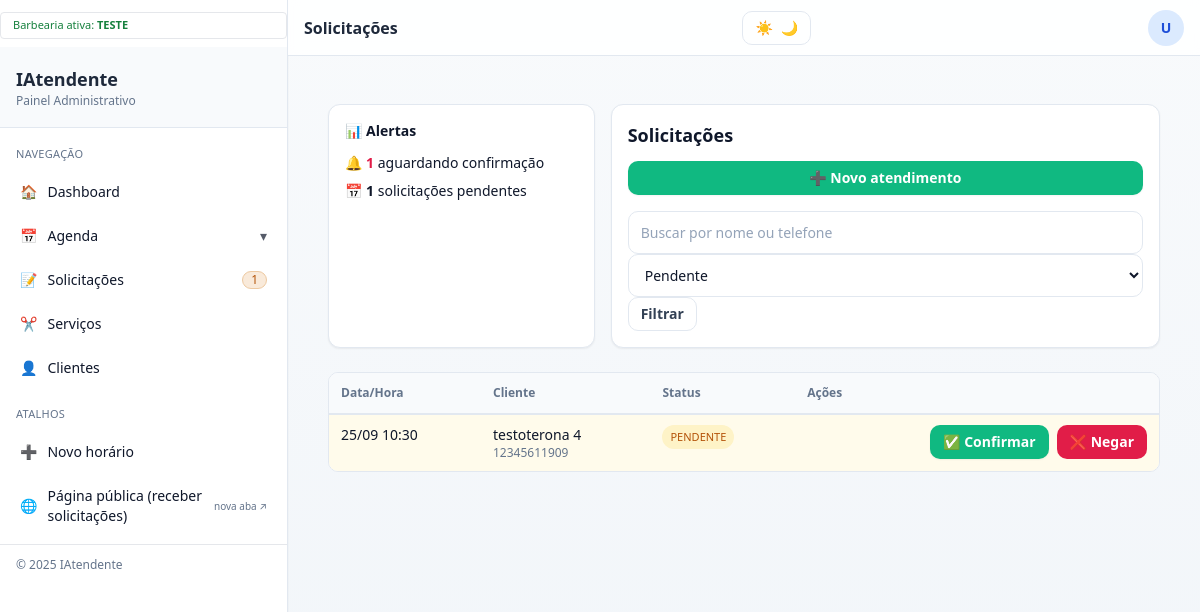
Before: /painel/solicitacoes/ (signed in) with the older database file.
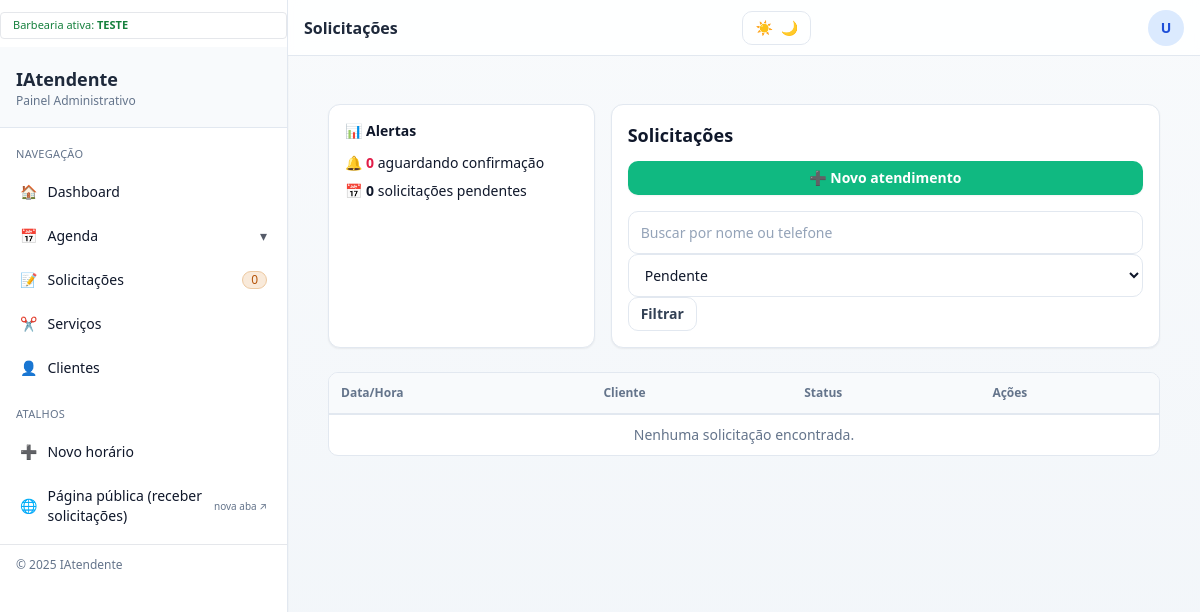
After: the same page with the newer database file.
### solicitacoes/models.py (models this page shows, shortened)
class Solicitacao(models.Model):
    shop = models.ForeignKey("barbearias.BarberShop", on_delete=models.CASCADE, related_name="solicitacoes")
    cliente = models.ForeignKey(
        "clientes.Cliente", on_delete=models.SET_NULL, null=True, blank=True, related_name="solicitacoes"
    )
    barbeiro = models.ForeignKey(
        settings.AUTH_USER_MODEL, on_delete=models.SET_NULL, null=True, blank=True, related_name="solicitacoes"
    )
    servico = models.ForeignKey(
        CatServico, on_delete=models.SET_NULL, null=True, blank=True, related_name="solicitacoes"
    )
    id_externo = models.CharField(max_length=128, null=True, blank=True, db_index=True)
    callback_url = models.URLField(null=True, blank=True)
    servico_nome = models.CharField(max_length=120, blank=True)
    preco_cotado = models.DecimalField(max_digits=8, decimal_places=2, null=True, blank=True)
    duracao_min_cotada = models.PositiveSmallIntegerField(null=True, blank=True)
    inicio = models.DateTimeField(null=True, blank=True)
    fim    = models.DateTimeField(null=True, blank=True)
    nome        = models.CharField(max_length=120, blank=True)
    telefone    = models.CharField(max_length=32, blank=True)
    observacoes = models.TextField(null=True, blank=True)
    status      = models.CharField(
        max_length=10, choices=SolicitacaoStatus.choices, default=SolicitacaoStatus.PENDENTE
    )
    criado_em  = models.DateTimeField(auto_now_add=True)
    updated_at = models.DateTimeField(auto_now=True)
    class Meta:
        ordering = ["-criado_em"]
        indexes = [
            models.Index(fields=["shop", "status", "criado_em"]),
            models.Index(fields=["shop", "telefone"]),
            models.Index(fields=["shop", "servico"]),
        ]
        constraints = [
            models.CheckConstraint(
                name="solic_confirmada_tem_inicio",
                check=~Q(status=SolicitacaoStatus.CONFIRMADA) | Q(inicio__isnull=False),
            ),
            models.UniqueConstraint(
                fields=["shop", "id_externo"],
                name="uniq_solicitacao_por_shop_idexterno",
                condition=~Q(id_externo__isnull=True) & ~Q(id_externo=""),
            ),
        ]
    @property
    def servico_label(self) -> str:
        if self.servico_id and getattr(self.servico, "nome", None):
            return self.servico.nome
        return self.servico_nome or "Serviço"

### painel/views.py (the view, shortened to what this page needs)
# urls.py: path("solicitacoes/", views.solicitacoes, name="solicitacoes"),
@login_required
def solicitacoes(request):
    shop = _get_shop_from_request(request)
    q = (request.GET.get("q") or "").strip()
    status_raw = request.GET.get("status")
    status_ = (status_raw or "").strip().upper()
    has_status_param = ("status" in request.GET)
    admin = is_shop_admin(request.user)
    def paginar(qs):
        return Paginator(qs, 20).get_page(request.GET.get("page"))
    map_ag = {
        "CONFIRMADA": StatusAgendamento.CONFIRMADO,
        "FINALIZADA": getattr(StatusAgendamento, "FINALIZADO", getattr(StatusAgendamento, "REALIZADO", None)),
        "REALIZADA":  getattr(StatusAgendamento, "REALIZADO", None),
        "NO_SHOW":    getattr(StatusAgendamento, "NO_SHOW", StatusAgendamento.CANCELADO),
        "CANCELADA":  getattr(StatusAgendamento, "NO_SHOW", StatusAgendamento.CANCELADO),
    }
    sq = (Solicitacao.objects
          .filter(shop=shop)
          .select_related("cliente", "servico")
          .order_by("-criado_em"))
    sq = scope_solicitacoes_qs(sq, request.user, admin, incluir_nao_atribuida=True)
    if q:
        sq = sq.filter(Q(nome__icontains=q) | Q(telefone__icontains=q))
    if has_status_param:
        if status_:
            sq = sq.filter(status=status_)
        selected_status = status_
    else:
        if SolicitacaoStatus:
            sq = sq.filter(status=SolicitacaoStatus.PENDENTE)
            selected_status = SolicitacaoStatus.PENDENTE
        else:
            selected_status = ""
    page_obj = paginar(sq)
    pendentes_count = 0
    if HAS_SOL and SolicitacaoStatus:
        pendentes_qs = scope_solicitacoes_qs(
            Solicitacao.objects.filter(shop=shop, status=SolicitacaoStatus.PENDENTE),
            request.user, admin, incluir_nao_atribuida=True
        )
        pendentes_count = pendentes_qs.count()
    return render(request, "painel/solicitacoes.html", {
        "title": "Solicitações",
        "shop": shop,
        "shop_slug": shop.slug,
        "list_kind": "solicitacoes",
        "solicitacoes": page_obj,
        "page_obj": page_obj,
        "filters": {"q": q, "status": selected_status},
        "alertas": {
            "sem_confirmacao": pendentes_count,
            "inativos_30d": 0,
            "solicitacoes_pendentes": pendentes_count,
        },
        "solicitacoes_pendentes_count": pendentes_count,
    })

### barbearias/context_processors.py (called while the page is built)
def shop_context(request):
    if not request.user.is_authenticated:
        return {"shop": None, "shop_slug": None}
    shop_id = request.session.get("shop_id")
    shop = None
    if shop_id:
        try:
            shop = BarberShop.objects.get(id=shop_id)
        except BarberShop.DoesNotExist:
            request.session.pop("shop_id", None)
    if not shop:
        sid = get_default_shop_for(request.user)
        if sid:
            try:
                shop = BarberShop.objects.get(id=sid)
                request.session["shop_id"] = sid
            except BarberShop.DoesNotExist:
                pass
    return {
        "shop": shop,
        "shop_slug": shop.slug if shop else None,
    }

### barbearias/utils.py (called while the page is built)
def get_default_shop_for(user):
    return (
        Membership.objects.select_related("shop")
        .filter(user=user, is_active=True)
        .order_by("-role")  # OWNER > MANAGER > BARBER
        .values_list("shop_id", flat=True)
        .first()
    )

### painel/visibility.py (called while the page is built)
def is_shop_admin(user) -> bool:
    return bool(user and (user.is_staff or user.is_superuser))

### painel/templates/painel/solicitacoes.html (shortened to what this page needs)
{% extends "painel/base.html" %}
{% load static %}
{% block content %}
<div class="mx-auto max-w-7xl px-4 py-6">
  <div class="grid grid-cols-1 md:grid-cols-3 gap-4 mb-6">
    <section class="card p-4">
      <h2 class="section-title mb-3">📊 Alertas</h2>
      <ul class="text-sm space-y-2">
        <li>🔔 <span class="font-semibold text-rose-600">{{ alertas.sem_confirmacao|default:0 }}</span> aguardando confirmação</li>
        <li>📅 <span class="font-semibold text-indigo-600">{{ alertas.solicitacoes_pendentes|default:0 }}</span> solicitações pendentes</li>
      </ul>
    </section>
    <section class="card p-4 md:col-span-2">
      <div class="flex flex-col lg:flex-row lg:items-center lg:justify-between gap-3">
        <h1 class="text-lg font-semibold">Solicitações</h1>
        {% if shop %}
          <a href="{% url 'agendamentos:agendamento_novo' shop.slug %}" class="btn btn-primary">➕ Novo atendimento</a>
        {% else %}
          <button class="btn btn-secondary opacity-60 cursor-not-allowed" disabled>➕ Novo atendimento</button>
        {% endif %}
      </div>
      <form method="get" class="mt-4 form-row sm:grid-cols-[1fr_auto_auto] max-w-4xl">
        <input type="text" name="q" value="{{ filters.q|default_if_none:'' }}"
               class="ia-input input--ghost"
               placeholder="Buscar por nome ou telefone">
        {% with st=filters.status|default:'' %}
        <select name="status" class="ia-input input--ghost w-full sm:w-auto"
                onchange="this.form.requestSubmit()">
          <option value="PENDENTE"   {% if st == "PENDENTE" %}selected{% endif %}>Pendente</option>
        </select>
        {% endwith %}
        <button class="btn btn-secondary">Filtrar</button>
      </form>
    </section>
  </div>
  <div class="ia-table-wrap">
    <table class="ia-table text-sm">
      <thead>
        <tr>
          <th>Data/Hora</th>
          <th>Cliente</th>
          <th>Status</th>
          <th class="text-right">Ações</th>
        </tr>
      </thead>
      <tbody id="rows">
        {% if list_kind == "solicitacoes" %}
          {% for s in page_obj %}
          <tr id="row-{{ s.id }}" class="transition {% if s.status|stringformat:'s'|upper == 'PENDENTE' %}bg-amber-50{% endif %}">
            <td class="align-top">
              <div class="font-medium">
                {% if s.inicio %}{{ s.inicio|date:"d/m H:i" }}{% else %}<span class="ia-text-muted italic">A definir</span>{% endif %}
              </div>
            </td>
            <td class="align-top">
              <div class="font-medium truncate max-w-[220px]" title="{% firstof s.nome s.cliente_nome s.cliente.nome s.telefone '—' %}">
                {% firstof s.nome s.cliente_nome s.cliente.nome "—" %}
              </div>
              <div class="ia-text-muted text-xs">{% firstof s.telefone s.cliente.telefone "—" %}</div>
            </td>
            <td class="align-top" id="status-{{ s.id }}">
              {% include "solicitacoes/partials/_status_badge.html" with status=s.status label=s.status size="xs" only %}
            </td>
            <td class="align-top text-right" id="actions-{{ s.id }}">
              <div class="row-actions flex justify-end gap-2">
                {% if shop %}
                  <button type="button" class="btn btn-primary"
                          data-confirm-url="{% url 'solicitacoes:confirmar' shop.slug s.id %}"
                          onclick="openConfirm(this)">✅ Confirmar</button>
                  <button type="button" class="btn btn-danger"
                          data-deny-url="{% url 'solicitacoes:recusar' shop.slug s.id %}"
                          onclick="openDeny(this)">❌ Negar</button>
                {% endif %}
              </div>
            </td>
          </tr>
          {% empty %}
          <tr><td colspan="5" class="px-4 py-10 text-center ia-text-muted">Nenhuma solicitação encontrada.</td></tr>
          {% endfor %}
        {% endif %}
      </tbody>
    </table>
  </div>
</div>
{% endblock %}

### painel/templates/painel/_sidebar.html (shortened to what the changed rows need)
{% with rm=request.resolver_match|default:'' ns=rm.namespace|default:'' url_name=rm.url_name|default:'' pending=solicitacoes_pendentes_count|default:0 %}
  <nav class="ia-nav p-3 text-sm" role="navigation" aria-label="Navegação principal">
    {% if shop %}
      <a href="{% url 'solicitacoes:solicitacoes' shop.slug %}"
         class="ia-nav__link flex items-center gap-2 px-3 py-2 rounded-lg transition
                {% if ns == 'solicitacoes' %} ia-nav__link--active {% else %} text-slate-700 hover:bg-slate-50 {% endif %}">
        <span>📝</span><span class="flex-1">Solicitações</span>
        <span class="ia-badge inline-flex items-center text-[11px] px-2 py-0.5 rounded-full">{{ pending|default:0 }}</span>
      </a>
    {% else %}
      <span class="block px-3 py-2 ia-text-muted">Solicitações indisponível</span>
    {% endif %}
  </nav>
{% endwith %}

### solicitacoes/templates/solicitacoes/partials/_status_badge.html
{% with s=status|stringformat:"s"|upper lb=label|default:status sz=size|default:"xs" %}
  <span class="inline-flex items-center rounded-full font-medium
               {% if sz == 'sm' %}px-3 py-1 text-xs{% else %}px-2 py-0.5 text-[11px]{% endif %}
               {% if s == 'CONFIRMADA' or s == 'CONFIRMADO' %}
                 bg-emerald-100 text-emerald-700
               {% elif s == 'PENDENTE' %}
                 bg-amber-100 text-amber-700
               {% elif s == 'FINALIZADA' or s == 'REALIZADA' %}
                 bg-emerald-50 text-emerald-700
               {% elif s == 'NEGADA' or s == 'CANCELADA' or s == 'NO_SHOW' %}
                 bg-rose-100 text-rose-700
               {% else %}
                 bg-gray-100 text-gray-700
               {% endif %}">
    {{ lb }}
  </span>
{% endwith %}

Changed rows visible on the page:
no longer on this page (row edited): Solicitacao: inicio "25/09 10:30", nome "testoterona 4", telefone "12345611909", status "PENDENTE"
Other visible differences:
{{ pending|default:0 }}: "1" → "0"
{{ alertas.sem_confirmacao|default:0 }}: "1" → "0"
{{ alertas.solicitacoes_pendentes|default:0 }}: "1" → "0"
text now shown: "Nenhuma solicitação encontrada."
